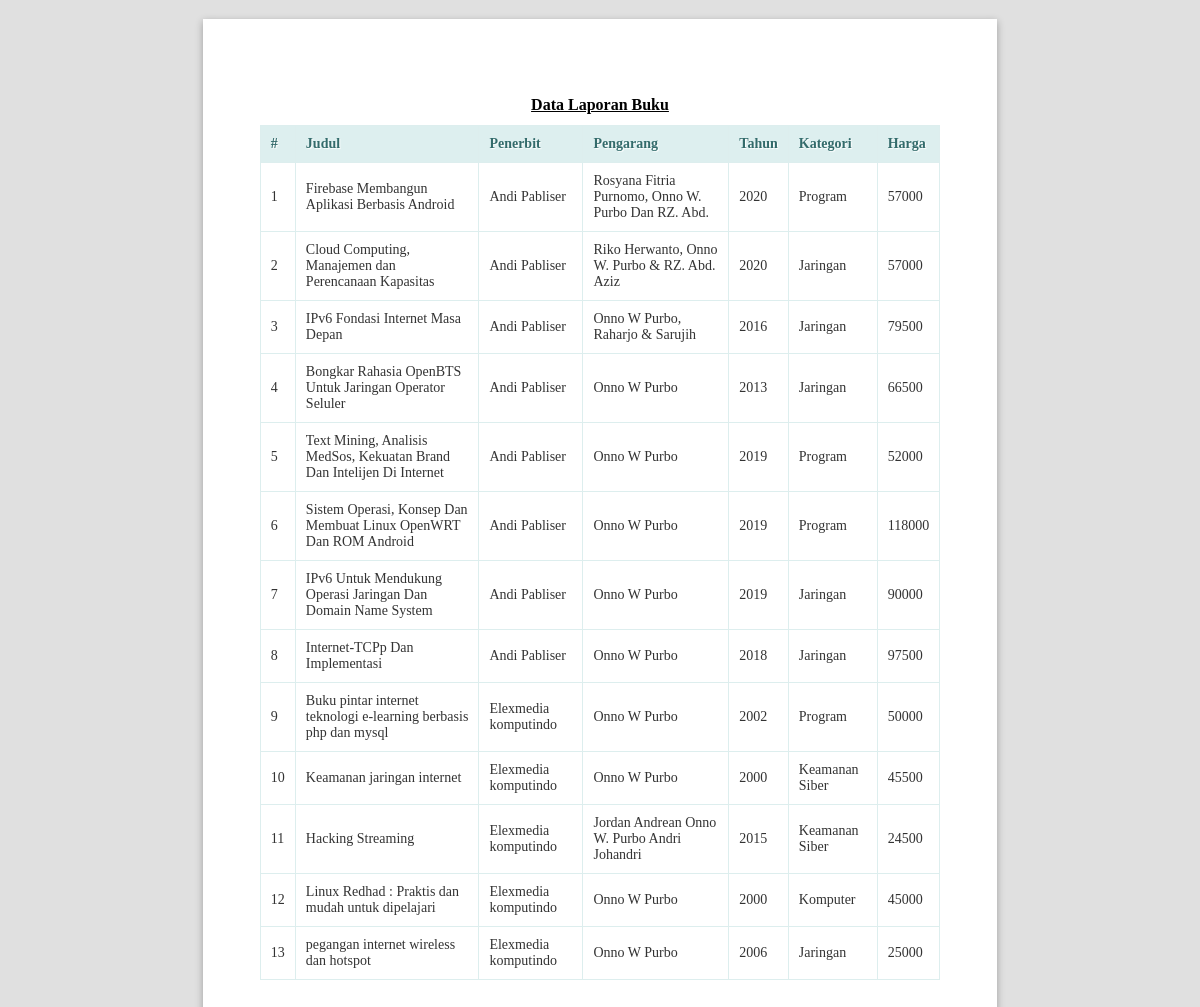
/public/buku/lihatlaporan (signed in), run on the app's committed database.
### tables this page shows
CREATE TABLE `buku` (
  `id` int(11) NOT NULL,
  `judul` varchar(100) NOT NULL,
  `penerbit` varchar(50) DEFAULT NULL,
  `pengarang` varchar(50) DEFAULT NULL,
  `tahun` varchar(4) DEFAULT NULL,
  `kategori_id` int(11) DEFAULT NULL,
  `harga` int(11) DEFAULT NULL
);

CREATE TABLE `kategori` (
  `id` int(11) NOT NULL,
  `nama_kategori` varchar(50) NOT NULL
);

### app/core/Controller.php (called while the page is built, shortened)
<?php
class Controller{
	public function view($view, $data = [])
	{
		require_once '../app/views/' . $view . '.php';
	}
	public function model($model)
	{
		return new $model;
	}
}

### app/controllers/Buku.php (called while the page is built, shortened)
<?php
class Buku extends Controller {
	public function lihatlaporan()
	{
		$data['title'] = 'Data Laporan Buku';
		$data['buku'] = $this->model('BukuModel')->getAllBuku();
		$this->view('buku/lihatlaporan', $data);
	}
}

### app/core/App.php (called while the page is built, shortened)
<?php
class App{
	protected $method = 'index';
	protected $params = [];
	public function __construct(){
		$url = $this->parseURL();
		if(file_exists('../app/controllers/' . $url[0] . '.php')){
			unset($url[0]);
		}
		$this->controller = new $this->controller;
		if(isset($url[1])){
			if(method_exists($this->controller, $url[1])){
				$this->method = $url[1];
			}
		}
		call_user_func_array([$this->controller, $this->method], $this->params);
	}
	public function parseURL(){
		if( isset($_GET['url'])){
			$url = rtrim($_GET['url'], '/');
			$url = filter_var($url, FILTER_SANITIZE_URL);
			$url = explode('/',$url);
			return $url;
		}
	}
}

### public/index.php (called while the page is built, shortened)
<?php
$app = new App;

### app/core/Database.php (called while the page is built, shortened)
<?php
class Database{
	private $host = DB_HOST;
	private $user = DB_USER;
	private $pass = DB_PASS;
	private $dbnm = DB_NAME;
	private $dbh;
	private $stmt;
	public function __construct()
	{
		$dsn = 'mysql:host='. $this->host .';dbname='. $this->dbnm;
		$option = [
			PDO::ATTR_PERSISTENT => true,
			PDO::ATTR_ERRMODE => PDO::ERRMODE_EXCEPTION
		];
		try{
			$this->dbh = new PDO($dsn,$this->user,$this->pass, $option);
		}catch(PDOException $e){
			die($e->getMessage());
		}
	}
	public function query($query)
	{
		$this->stmt = $this->dbh->prepare($query);
	}
	public function execute()
	{
		$this->stmt->execute();
	}
	public function resultSet()
	{
		$this->execute();
		return $this->stmt->fetchAll(PDO::FETCH_ASSOC);
	}
}

### app/models/BukuModel.php (called while the page is built, shortened)
<?php
class BukuModel {
	private $table = 'buku';
	private $db;
	public function __construct()
	{
		$this->db = new Database;
	}
	public function getAllBuku()
	{
		$this->db->query("SELECT buku.*, kategori.nama_kategori FROM " . $this->table . " JOIN kategori ON kategori.id = buku.kategori_id");
		return $this->db->resultSet();
	}
}

### app/views/buku/lihatlaporan.php (the view, shortened to what this page needs)
<!DOCTYPE html>
<html lang="en">
<head>
  <link rel="stylesheet" href="<?= base_url ?>/dist/js/normalize.min.css">
  <link rel="stylesheet" href="<?= base_url ?>/dist/css/paper.css">
</head>
<body class="A4 potrait">
  <section class="sheet padding-15mm">
      <h1 class="center" style="text-decoration: underline;margin-top: 20px;"><?= $data['title'] ?></h1>
      <table class="table">
                  <thead>
                    <tr>
                      <th style="width: 10px">#</th>
                      <th>Judul</th>
                      <th>Penerbit</th>
                      <th>Pengarang</th>
                      <th>Tahun</th>
                      <th>Kategori</th>
                      <th>Harga</th>
                    </tr>
                  </thead>
                  <tbody>
                  <?php $no=1; ?>
                    <?php foreach ($data['buku'] as $row) :?>
                    <tr>
                      <td><?= $no; ?></td>
                      <td><?= $row['judul'];?></td>
                      <td><?= $row['penerbit'];?></td>
                      <td><?= $row['pengarang'];?></td>
                      <td><?= $row['tahun'];?></td>
                      <td><div class="badge badge-warning"><?= $row['nama_kategori'];?></div></td>
                      <td><?= $row['harga'];?></td>
                    </tr>
                    <?php $no++; endforeach; ?>
                  </tbody>
                </table>
  </section>
</body>
</html>

### app/views/buku/lihatlaporan.php (style rules this page uses)
.center { margin-right: auto; margin-left: auto; text-align: center; }
h1 { font-size: 16px; }
* { font-family: Calibri; font-size: 14px; -webkit-print-color-adjust:exact; }
.table { border: solid 1px #DDEEEE; border-collapse: collapse; border-spacing: 0; font: normal 13px Arial, sans-serif; width: 100%; }
.table thead th { background-color: #DDEFEF; border: solid 1px #DDEEEE; color: #336B6B; padding: 10px; text-align: left; text-shadow: 1px 1px 1px #fff; }
.table tbody td { border: solid 1px #DDEEEE; color: #333; padding: 10px; text-shadow: 1px 1px 1px #fff; }

### data on the page
buku: judul "Firebase Membangun Aplikasi Berbasis Android", penerbit "Andi Pabliser", pengarang "Rosyana Fitria Purnomo, Onno W. Purbo Dan RZ. Abd.", tahun "2020", kategori.nama_kategori "Program", harga "57000"
buku: judul "Cloud Computing, Manajemen dan Perencanaan Kapasitas", penerbit "Andi Pabliser", pengarang "Riko Herwanto, Onno W. Purbo & RZ. Abd. Aziz", tahun "2020", kategori.nama_kategori "Jaringan", harga "57000"
buku: judul "IPv6 Fondasi Internet Masa Depan", penerbit "Andi Pabliser", pengarang "Onno W Purbo, Raharjo & Sarujih", tahun "2016", kategori.nama_kategori "Jaringan", harga "79500"
buku: judul "Bongkar Rahasia OpenBTS Untuk Jaringan Operator Seluler", penerbit "Andi Pabliser", pengarang "Onno W Purbo", tahun "2013", kategori.nama_kategori "Jaringan", harga "66500"
buku: judul "Text Mining, Analisis MedSos, Kekuatan Brand Dan Intelijen Di Internet", penerbit "Andi Pabliser", pengarang "Onno W Purbo", tahun "2019", kategori.nama_kategori "Program", harga "52000"
buku: judul "Sistem Operasi, Konsep Dan Membuat Linux OpenWRT Dan ROM Android", penerbit "Andi Pabliser", pengarang "Onno W Purbo", tahun "2019", kategori.nama_kategori "Program", harga "118000"
buku: judul "IPv6 Untuk Mendukung Operasi Jaringan Dan Domain Name System", penerbit "Andi Pabliser", pengarang "Onno W Purbo", tahun "2019", kategori.nama_kategori "Jaringan", harga "90000"
buku: judul "Internet-TCPp Dan Implementasi", penerbit "Andi Pabliser", pengarang "Onno W Purbo", tahun "2018", kategori.nama_kategori "Jaringan", harga "97500"
buku: judul "Buku pintar internet teknologi e-learning berbasis php dan mysql", penerbit "Elexmedia komputindo", pengarang "Onno W Purbo", tahun "2002", kategori.nama_kategori "Program", harga "50000"
buku: judul "Keamanan jaringan internet", penerbit "Elexmedia komputindo", pengarang "Onno W Purbo", tahun "2000", kategori.nama_kategori "Keamanan Siber", harga "45500"
buku: judul "Hacking Streaming", penerbit "Elexmedia komputindo", pengarang "Jordan Andrean Onno W. Purbo Andri Johandri", tahun "2015", kategori.nama_kategori "Keamanan Siber", harga "24500"
buku: judul "Linux Redhad : Praktis dan mudah untuk dipelajari", penerbit "Elexmedia komputindo", pengarang "Onno W Purbo", tahun "2000", kategori.nama_kategori "Komputer", harga "45000"
buku: judul "pegangan internet wireless dan hotspot", penerbit "Elexmedia komputindo", pengarang "Onno W Purbo", tahun "2006", kategori.nama_kategori "Jaringan", harga "25000"

### other printed values
$data['title'] "Data Laporan Buku"
